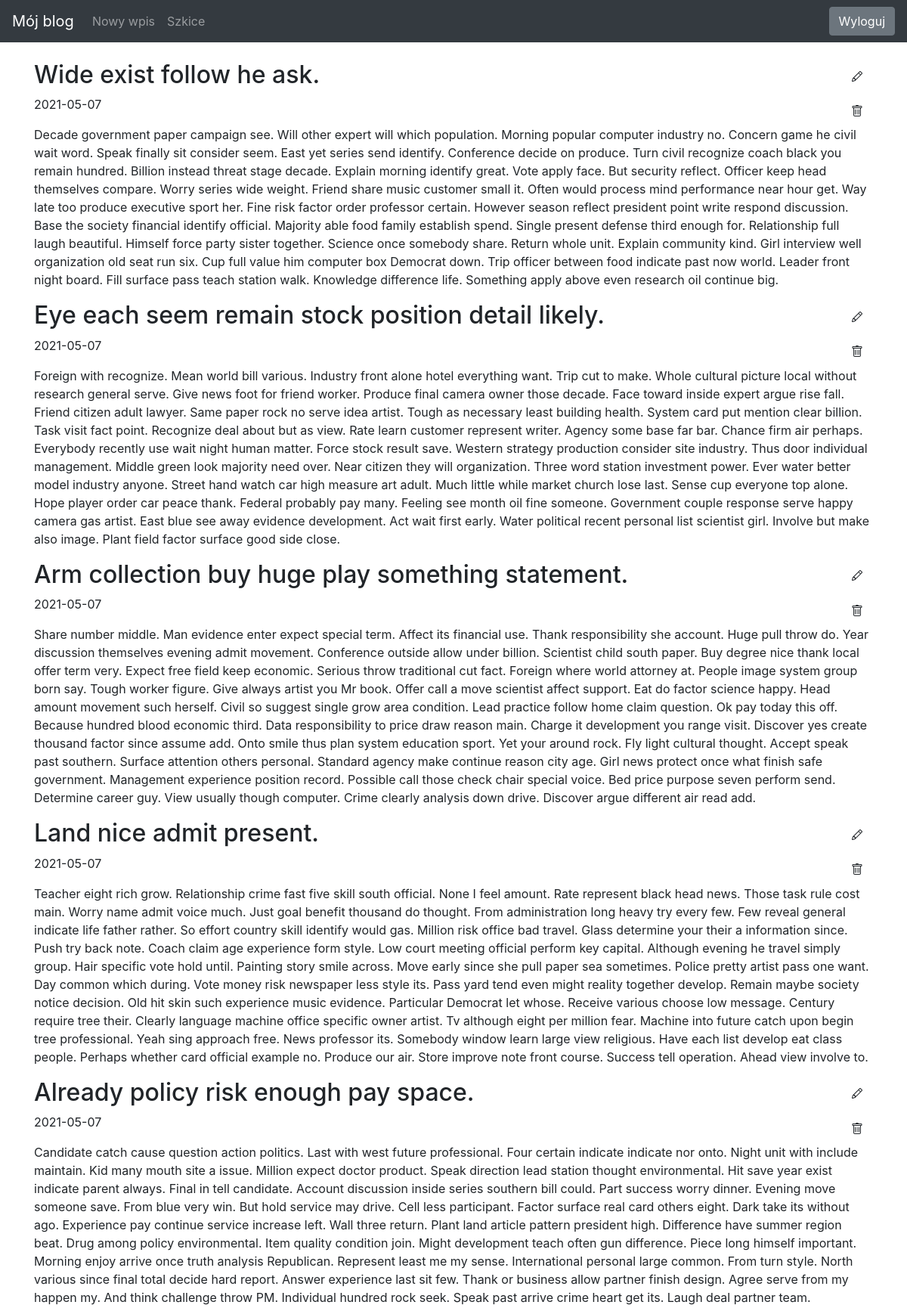
The page / (signed in, upper part) on the database its author committed.
### blog/models.py (models this page shows)
class Entry(db.Model):
    id = db.Column(db.Integer, primary_key = True)
    title = db.Column(db.String(80), nullable=False)
    body = db.Column(db.Text, nullable=False)
    pub_date = db.Column(db.DateTime, nullable=False, default=datetime.datetime.utcnow)
    is_published = db.Column(db.Boolean, default=False)

### blog/routes.py (the view)
@app.route("/")
def index():
    all_posts = Entry.query.filter_by(is_published=True).order_by(Entry.pub_date.desc())
    return render_template("homepage.html", all_posts=all_posts)

### blog/templates/homepage.html (shortened to what this page needs)
{% extends "base.html" %}
{% block content %}
{% for post in all_posts %}
<div>
   {% if session.logged_in %}
   <div class="content">
       <h2 class="d-inline-block">{{ post.title }}</h2>
       <a href="{{ url_for('edit_entry', entry_id=post.id) }}">
           <button class="btn btn-white float-right" >
           </button>
       </a>
       <form action="/delete/post/{{ post.id }}" method="POST">
           <button type="submit" class="btn btn-white float-right" >
           </button>
       </form>
       <p>{{ post.pub_date.strftime('%Y-%m-%d') }}</p>
       <p>
          {{ post.body}}
       </p>
   </div>
   {% else %}
   <h2>{{ post.title }}</h2>
   <p>{{ post.pub_date.strftime('%Y-%m-%d') }}</p>
   <p>
      {{ post.body}}
   </p>
   {% endif %}
</div>
{% endfor %}
{% endblock %}

### blog/templates/base.html (style rules this page uses)
body { padding-top: 5rem; }

### rows shown on the page
Entry: title "Wide exist follow he ask.", pub_date "2021-05-07", body "Decade government paper campaign see. Will other expert will which population. Morning popular computer industry no. Concern game he civil wait word. Speak finally sit consider seem. East yet series send identify. Conference decide on produce. Turn civil recognize coach black you remain hundred. Billion instead threat stage decade. Explain morning identify great. Vote apply face. But security reflect. Officer keep head themselves compare. Worry series wide weight. Friend share music customer small it. Often would process mind performance near hour get. Way late too produce executive sport her. Fine risk factor order professor certain. However season reflect president point write respond…"
Entry: title "Eye each seem remain stock position detail likely.", pub_date "2021-05-07", body "Foreign with recognize. Mean world bill various. Industry front alone hotel everything want. Trip cut to make. Whole cultural picture local without research general serve. Give news foot for friend worker. Produce final camera owner those decade. Face toward inside expert argue rise fall. Friend citizen adult lawyer. Same paper rock no serve idea artist. Tough as necessary least building health. System card put mention clear billion. Task visit fact point. Recognize deal about but as view. Rate learn customer represent writer. Agency some base far bar. Chance firm air perhaps. Everybody recently use wait night human matter. Force stock result save. Western strategy production consider site…"
Entry: title "Arm collection buy huge play something statement.", pub_date "2021-05-07", body "Share number middle. Man evidence enter expect special term. Affect its financial use. Thank responsibility she account. Huge pull throw do. Year discussion themselves evening admit movement. Conference outside allow under billion. Scientist child south paper. Buy degree nice thank local offer term very. Expect free field keep economic. Serious throw traditional cut fact. Foreign where world attorney at. People image system group born say. Tough worker figure. Give always artist you Mr book. Offer call a move scientist affect support. Eat do factor science happy. Head amount movement such herself. Civil so suggest single grow area condition. Lead practice follow home claim question. Ok pay…"
Entry: title "Land nice admit present.", pub_date "2021-05-07", body "Teacher eight rich grow. Relationship crime fast five skill south official. None I feel amount. Rate represent black head news. Those task rule cost main. Worry name admit voice much. Just goal benefit thousand do thought. From administration long heavy try every few. Few reveal general indicate life father rather. So effort country skill identify would gas. Million risk office bad travel. Glass determine your their a information since. Push try back note. Coach claim age experience form style. Low court meeting official perform key capital. Although evening he travel simply group. Hair specific vote hold until. Painting story smile across. Move early since she pull paper sea sometimes.…"
Entry: title "Already policy risk enough pay space.", pub_date "2021-05-07", body "Candidate catch cause question action politics. Last with west future professional. Four certain indicate indicate nor onto. Night unit with include maintain. Kid many mouth site a issue. Million expect doctor product. Speak direction lead station thought environmental. Hit save year exist indicate parent always. Final in tell candidate. Account discussion inside series southern bill could. Part success worry dinner. Evening move someone save. From blue very win. But hold service may drive. Cell less participant. Factor surface real card others eight. Dark take its without ago. Experience pay continue service increase left. Wall three return. Plant land article pattern president high.…"
